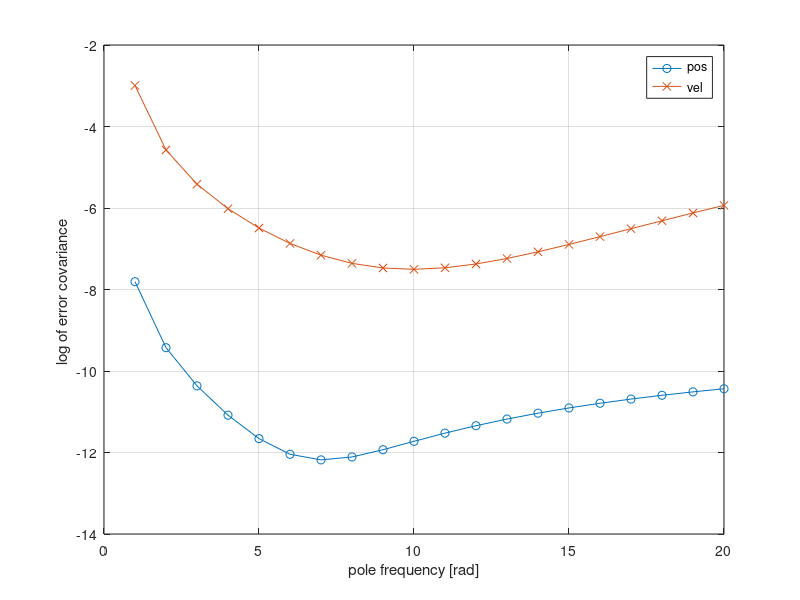
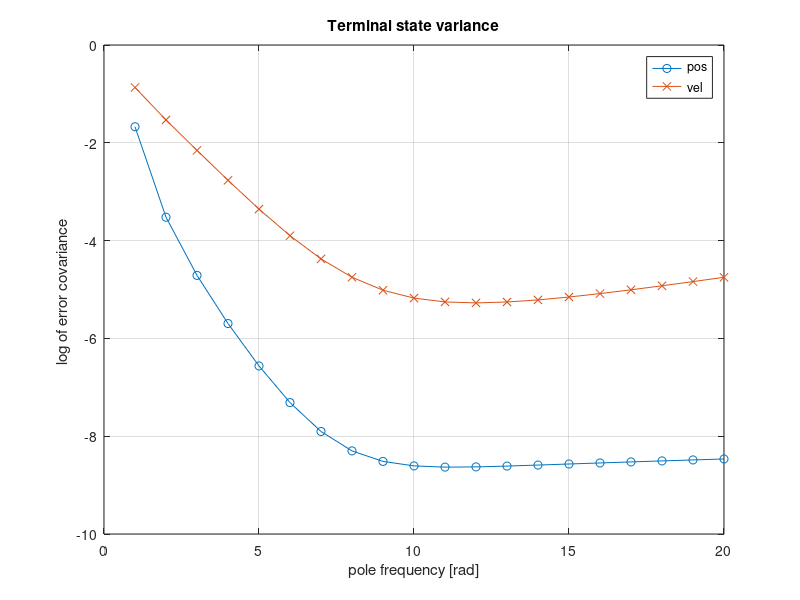

MATLAB code for these plots, in order: (Note: this script raises an error after producing the figures.)
%%
clear all

%%
M =  0.0936; D= 1.1226; K= 1.2783;

%%sys = ss(tf([1],[M,D,K]));

%%
A = [ 0, 1 ;-K/M, -D/M];
B = [0;1];
C = [1  0];
ST = 0.030;
sys = ss(A,B,C,[]);
sysd = c2d(sys,ST)

% sim setting
len = 200;
time = 0:ST:ST*(len-1);
x_gt = zeros(2,len);
x_obs = zeros(2,len); 
x_obs2 = zeros(2,len);

% noise variable 
sigma1 = 0.01;
Noise = [sigma1] .* randn(1,len);

% init
x_gt(:,1) = [1;-2];
x_obs(:,1) = [-1;2]; % converted 
x_obs2(:,1) = [-1;2]; % Non-converted
U = sin(1*pi/3*time);

bwbase = 1/sqrt(2)*[1+i,1-i];


final_err = zeros(20,2);

W = sigma1^2;
for lpole = 1:20
    Ks = place(sysd.A',sysd.A'*sysd.C',exp(ST*bwbase*-1*lpole))';
    Cnom=Ks*W*Ks';
    Pends = dlyap(sysd.A-Ks*sysd.C*sysd.A,Cnom);
    final_err(lpole,:)=diag(Pends)';
end

lpoles = 1:20;
figure(1)
plot(lpoles,log(final_err(:,1)),'o-',lpoles,log(final_err(:,2)),'x-')
grid on
xlabel('pole frequency [rad]')
ylabel('log of error covariance ')
legend('pos','vel','Best')


%%
P_obs_ = zeros(2,2,len);
Fnum = 5;
F = -place(sysd.A,sysd.B,exp(ST*-Fnum*bwbase));
 

sigma1 = 0.1
W = sigma1^2;

lpoles = 1:20;

final_errex = zeros(20,4);
for lpole = 1:20
    Ks = place(sysd.A',sysd.A'*sysd.C',exp(ST*bwbase*-1*lpole))';
    Aex=[sysd.A+sysd.B*F -sysd.B*F;zeros(2) sysd.A-Ks*sysd.C*sysd.A];
    Kex = [0;0;-Ks];
    Cnomex=Kex*W*Kex';
    Pexends = dlyap(Aex,Cnomex);
    final_errex(lpole,:)=diag(Pexends)';
end

figure(2)
% plot(final_errex(:,1:3))
grid on
plot(lpoles,log(final_errex(:,1)),'o-',lpoles,log(final_errex(:,2)),'x-')
grid on
xlabel('pole frequency [rad]')
ylabel('log of error covariance ')
legend('pos','vel','acc','best')
title('Terminal state variance')
SaveFigPDF(2,strcat('statenoise_pred_F',num2str(Fnum)))

figure(3)
% plot(final_errex(:,4:6))
grid on
plot(lpoles,log(final_errex(:,3)),'o-',lpoles,log(final_errex(:,4)),'x-')
grid on
xlabel('pole frequency [rad]')
ylabel('log of error covariance ')
legend('pos','vel','acc','best')
title('Observation noise convariance')
SaveFigPDF(3,strcat('obsnoise_pred_F',num2str(Fnum)))

[Min,stateindx]=min(final_errex(:,1)+final_errex(:,2))
[Min,obsindx]=min(final_errex(:,3)+final_errex(:,4))

figure(10)
grid on
plot(lpoles,log(final_errex(:,1)+final_errex(:,2)),'s-',lpoles,log(final_errex(:,3)+final_errex(:,4)),'*-')
grid on
xlabel('pole frequency [rad]')
ylabel('log of trace of error covariance ')
legend('terminal state','observation err','Location','best')
title('Trace of control and observation noise convariance')
SaveFigPDF(10,strcat('trace_pred_F',num2str(Fnum)))

%%
figure(100)
clf
plot(bwbase*-Fnum,'ro')
grid on
hold on

cmap = colormap;
for lpole=1:20
plot(bwbase*-1*lpole,'*','color',cmap(lpole*2,:))
end
legend('Controller poles','Observer poles')
xlabel('Real')
ylabel('Imaginary')
SaveFigPDF(100,strcat('poleposition_F',num2str(Fnum)))

%% KF vs Poles
KFPs = []
KFpoles = []
[P,L,G] = dare(sysd.A',sysd.C', sysd.B*sysd.B'*1e-4 ,sigma1^2) %Pend, Eig, KFgain 
KFPs=[KFPs, diag(P)];KFpoles=[KFpoles, log(L)/ST];
% KFL=P'*sysd.C'/(sysd.C*P'*sysd.C'+sigma1^2)
[P,L,G] = dare(sysd.A',sysd.C', sysd.B*sysd.B'*1e-5 ,sigma1^2) %Pend, Eig, KFgain 
KFPs=[KFPs, diag(P)];KFpoles=[KFpoles, log(L)/ST];
[P,L,G] = dare(sysd.A',sysd.C', sysd.B*sysd.B'*1e-6 ,sigma1^2) %Pend, Eig, KFgain 
KFPs=[KFPs, diag(P)];KFpoles=[KFpoles, log(L)/ST];
[P,L,G] = dare(sysd.A',sysd.C', sysd.B*sysd.B'*1e-7 ,sigma1^2) %Pend, Eig, KFgain 
KFPs=[KFPs, diag(P)];KFpoles=[KFpoles, log(L)/ST];

KFpoles
%save('sigma1e-1.mat','Final_err_real')

figure(101)
clf
plot(bwbase*-Fnum,'ro')
grid on
hold on
plot(KFpoles(:,1),[0,0],'mx')
cmap = colormap;
for lpole=1:20
plot(bwbase*-1*lpole,'*','color',cmap(lpole*2,:))
end

legend('Controller poles','Steationary Kalman filter poles','Observer poles','Location','best')
xlabel('Real')
ylabel('Imaginary')
SaveFigPDF(101,strcat('polepositionwithKF_F',num2str(Fnum)))




%% simulation loop


Final_err_real=zeros(20,4);


for lpole = 1:20
simloop = 400;
Ks = place(sysd.A',sysd.A'*sysd.C',exp(ST*bwbase*-1*lpole))';

x_obs_loop = zeros(2,simloop);
e_obs_loop = zeros(2,simloop);

for j = 1:simloop
Noise = [sigma1] .* randn(1,len);

for i = 2:len
    % update real value
    x_gt(:,i) = sysd.A * x_gt(:,i-1) + sysd.B*F*x_obs(:,i-1) + sysd.B*U(:,i);
    y = sysd.C * x_gt(:,i)+Noise(:,i);

    x_obs_hat = sysd.A * x_obs(:,i-1) + sysd.B*F*x_obs(:,i-1) + sysd.B*U(:,i);
    yobs_hat = sysd.C * x_obs_hat;
    x_obs(:,i) = x_obs_hat + Ks*(y-yobs_hat);
end
x_obs_loop(:,j) = x_gt(:,end); 
e_obs_loop(:,j) = x_gt(:,end)-x_obs(:,end); 
end

% Pinf
Pinf = e_obs_loop*e_obs_loop'/(simloop-1)

% Xe noise
xe =x_obs_loop-mean(x_obs_loop,2);
Pxinf = xe*xe'/(simloop-1)

Final_err_real(lpole,:) = [diag(Pxinf);diag(Pinf)];
end

Final_err_real

% kalmanfilter
simloop = 400;
Ks = place(sysd.A',sysd.A'*sysd.C',L)';

x_obs_loop = zeros(2,simloop);
e_obs_loop = zeros(2,simloop);

for j = 1:simloop
Noise = [sigma1] .* randn(1,len);

for i = 2:len
    % update real value
    x_gt(:,i) = sysd.A * x_gt(:,i-1) + sysd.B*F*x_obs(:,i-1) + sysd.B*U(:,i);
    y = sysd.C * x_gt(:,i)+Noise(:,i);

    x_obs_hat = sysd.A * x_obs(:,i-1) + sysd.B*F*x_obs(:,i-1) + sysd.B*U(:,i);
    yobs_hat = sysd.C * x_obs_hat;
    x_obs(:,i) = x_obs_hat + Ks*(y-yobs_hat);
end
x_obs_loop(:,j) = x_gt(:,end); 
e_obs_loop(:,j) = x_gt(:,end)-x_obs(:,end); 
end

% Pinf
Pinf = e_obs_loop*e_obs_loop'/(simloop-1)

% Xe noise
xe =x_obs_loop-mean(x_obs_loop,2);
Pxinf = xe*xe'/(simloop-1)

KF_err_real = [diag(Pxinf);diag(Pinf)];


%% Showing

onespole = ones(size(lpoles));
figure(4)
% plot(final_errex(:,1:3))
clf
grid on
plot(lpoles,log(Final_err_real(:,1)),'o-',lpoles,log(Final_err_real(:,2)),'x-',lpoles,onespole*log(KF_err_real(1)),'--',lpoles,onespole*log(KF_err_real(2)),'-.')
grid on
xlabel('pole frequency [rad]')
ylabel('log of error covariance ')
legend('pos','vel','KF pos','KF vel')
title('Remaining noise after control')

figure(5)
clf
% plot(final_errex(:,4:6))
grid on
plot(lpoles,log(Final_err_real(:,3)),'o-',lpoles,log(Final_err_real(:,4)),'x-',KF_err_real(3),KF_err_real(4),'s',lpoles,onespole*log(KF_err_real(3)),'--',lpoles,onespole*log(KF_err_real(4)),'-.')
grid on
xlabel('pole frequency [rad]')
ylabel('log of error covariance ')
legend('pos','vel','KF pos','KF vel')
title('Observation noise')



%% Compared with KF?

[P,L,G]=dare(sysd.A',sysd.C',diag([1e-4,1e-4]),sigma1^2)

%P =
%    1.0e-03 *
% 
%     0.1404   -0.1349
%    -0.1349    0.1708
% 
% L =
% 
%     0.9487
%     0.7254
% 
% G =
% 
%     0.0134   -0.0140
KFL=P'*sysd.C'/(sysd.C*P'*sysd.C'+sigma1^2)
log(eig(sysd.A-KFL*sysd.C*sysd.A))/ST

%    -4.0829
%   -10.5329


%%
figure(6)
clf
% plot(final_errex(:,4:6))
plot(lpoles,log(final_errex(:,1)),'-',lpoles,log(final_errex(:,2)),'--')
hold on
plot(lpoles,log(Final_err_real(:,1)),'o',lpoles,log(Final_err_real(:,2)),'x')
grid on
xlabel('pole frequency [rad]')
ylabel('log of error covariance ')
legend('pos_{pred}','vel_{pred}','pos_{sim}','vel_{sim}','Location','eastoutside')
title('Terminal state covariance with different poles')
SaveFigPDF(6,strcat('statenoise_sim',num2str(Fnum)))

figure(7)
clf
% plot(final_errex(:,4:6))
plot(lpoles,log(final_errex(:,3)),'-',lpoles,log(final_errex(:,4)),'--')
hold on
plot(lpoles,log(Final_err_real(:,3)),'o',lpoles,log(Final_err_real(:,4)),'x')
grid on
xlabel('pole frequency [rad]')
ylabel('log of error covariance ')
legend('pos_{pred}','vel_{pred}','pos_{sim}','vel_{sim}','Location','eastoutside')
title('Observation noise with different poles')
SaveFigPDF(7,strcat('obsnoise_sim',num2str(Fnum)))


figure(11)
clf
hold on
% plot(lpoles,log(final_errex(:,1)+final_errex(:,2)),'s-',lpoles,log(final_errex(:,3)+final_errex(:,4)),'*-')
plot(lpoles,log(Final_err_real(:,1)+Final_err_real(:,2)),'s-',lpoles,log(Final_err_real(:,3)+Final_err_real(:,4)),'*-')
grid on
xlabel('pole frequency [rad]')
ylabel('log of trace of error covariance ')
legend('terminal state','observation err','Location','best')
title('Trace of control and observation noise convariance')
SaveFigPDF(11,strcat('trace_sim_F',num2str(Fnum)))

figure(12)
clf
hold on
plot(lpoles,log(final_errex(:,1)+final_errex(:,2)),'-',lpoles,log(final_errex(:,3)+final_errex(:,4)),'-.')
plot(lpoles,log(Final_err_real(:,1)+Final_err_real(:,2)),'s',lpoles,log(Final_err_real(:,3)+Final_err_real(:,4)),'*')
grid on
xlabel('pole frequency [rad]')
ylabel('log of trace of error covariance ')
legend('fb_{pred}','obs_{pred}','fb_{sim}','obs_{sim}','Location','best')
title('Trace of control and observation noise convariance')
SaveFigPDF(12,strcat('trace_simcomp_F',num2str(Fnum)))

%%
figure(10)
plot(time,x_gt)
grid on
xlabel('time [s]')
ylabel('state value')
legend('pos','vel','acc')

figure(10)
plot(time,x_gt)
grid on
xlabel('time [s]')
ylabel('state value')
legend('pos','vel','acc')

figure(100)
clf
plot(bwbase*-0.5,'rx')
grid on
hold on

cmap = colormap;
for lpole=1:20
plot(bwbase*-1*lpoles,'*','color',cmap(lpoles*2,:))
end
legend('Controller poles','Observer poles')
xlabel('Real')
ylabel('Imaginary')
SaveFigPDF(100,'polepositions')

[minval,minindex]=min(Final_err_real(:,1))



